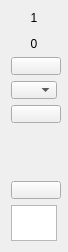
        <widget class="QWidget" name="widget" native="true">
         <property name="maximumSize">
          <size>
           <width>68</width>
           <height>16777215</height>
          </size>
         </property>
         <layout class="QVBoxLayout" name="verticalLayout" stretch="0,10,1,1,1,0,0,1,0">
          <property name="sizeConstraint">
           <enum>QLayout::SetNoConstraint</enum>
          </property>
          <item>
           <widget class="QLabel" name="lbl_ChName_1">
            <property name="maximumSize">
             <size>
              <width>50</width>
              <height>16777215</height>
             </size>
            </property>
            <property name="text">
             <string>1</string>
            </property>
            <property name="alignment">
             <set>Qt::AlignCenter</set>
            </property>
           </widget>
          </item>
          <item>
           <widget class="VolumeWidget" name="Disp_Level_1" native="true">
            <property name="minimumSize">
             <size>
              <width>0</width>
              <height>0</height>
             </size>
            </property>
            <property name="maximumSize">
             <size>
              <width>40</width>
              <height>16777215</height>
             </size>
            </property>
            <property name="MaxValue" stdset="0">
             <number>20</number>
            </property>
            <property name="MinValue" stdset="0">
             <number>-80</number>
            </property>
            <property name="SingleTrack" stdset="0">
             <bool>true</bool>
            </property>
            <property name="ScaleLabel" stdset="0">
             <bool>true</bool>
            </property>
           </widget>
          </item>
          <item>
           <widget class="QLabel" name="lbl_Level_1">
            <property name="maximumSize">
             <size>
              <width>16777215</width>
              <height>16777215</height>
             </size>
            </property>
            <property name="text">
             <string>0</string>
            </property>
            <property name="alignment">
             <set>Qt::AlignCenter</set>
            </property>
           </widget>
          </item>
          <item>
           <widget class="QPushButton" name="btn_Phantom_1">
            <property name="minimumSize">
             <size>
              <width>50</width>
              <height>18</height>
             </size>
            </property>
            <property name="maximumSize">
             <size>
              <width>16777215</width>
              <height>18</height>
             </size>
            </property>
            <property name="focusPolicy">
             <enum>Qt::StrongFocus</enum>
            </property>
            <property name="text">
             <string/>
            </property>
            <property name="checkable">
             <bool>true</bool>
            </property>
           </widget>
          </item>
          <item>
           <widget class="QComboBox" name="comboBox_PreampGain_1">
            <property name="minimumSize">
             <size>
              <width>0</width>
              <height>18</height>
             </size>
            </property>
            <property name="maximumSize">
             <size>
              <width>16777215</width>
              <height>18</height>
             </size>
            </property>
            <property name="focusPolicy">
             <enum>Qt::StrongFocus</enum>
            </property>
            <property name="currentIndex">
             <number>-1</number>
            </property>
           </widget>
          </item>
          <item>
           <widget class="QPushButton" name="btnInvert_1">
            <property name="minimumSize">
             <size>
              <width>50</width>
              <height>18</height>
             </size>
            </property>
            <property name="maximumSize">
             <size>
              <width>16777215</width>
              <height>18</height>
             </size>
            </property>
            <property name="focusPolicy">
             <enum>Qt::StrongFocus</enum>
            </property>
            <property name="text">
             <string/>
            </property>
            <property name="checkable">
             <bool>true</bool>
            </property>
           </widget>
          </item>
          <item alignment="Qt::AlignHCenter">
           <widget class="ConfigGainWidget" name="spinBoxGain_1" native="true">
            <property name="minimumSize">
             <size>
              <width>46</width>
              <height>46</height>
             </size>
            </property>
            <property name="layoutDirection">
             <enum>Qt::LeftToRight</enum>
            </property>
            <property name="Value" stdset="0">
             <double>0.000000000000000</double>
            </property>
            <property name="MaxValue" stdset="0">
             <double>12.000000000000000</double>
            </property>
            <property name="MinValue" stdset="0">
             <double>-100.000000000000000</double>
            </property>
            <property name="Decimals" stdset="0">
             <number>1</number>
            </property>
           </widget>
          </item>
          <item>
           <widget class="QPushButton" name="btnMute_1">
            <property name="minimumSize">
             <size>
              <width>50</width>
              <height>18</height>
             </size>
            </property>
            <property name="maximumSize">
             <size>
              <width>16777215</width>
              <height>18</height>
             </size>
            </property>
            <property name="focusPolicy">
             <enum>Qt::StrongFocus</enum>
            </property>
            <property name="text">
             <string/>
            </property>
            <property name="checkable">
             <bool>true</bool>
            </property>
           </widget>
          </item>
          <item>
           <widget class="QTextEdit" name="textEdit_1">
            <property name="minimumSize">
             <size>
              <width>0</width>
              <height>36</height>
             </size>
            </property>
            <property name="maximumSize">
             <size>
              <width>16777215</width>
              <height>36</height>
             </size>
            </property>
           </widget>
          </item>
         </layout>
        </widget>
